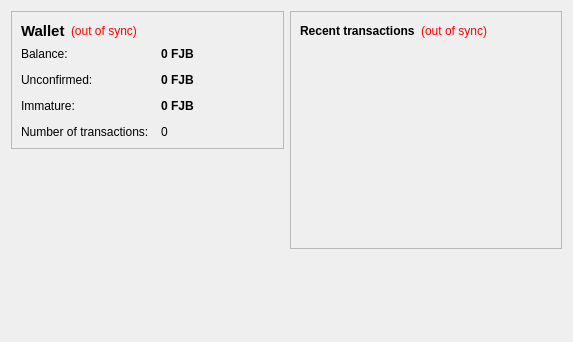
<?xml version="1.0" encoding="UTF-8"?>
<ui version="4.0">
 <class>OverviewPage</class>
 <widget class="QWidget" name="OverviewPage">
  <property name="geometry">
   <rect>
    <x>0</x>
    <y>0</y>
    <width>573</width>
    <height>342</height>
   </rect>
  </property>
  <property name="windowTitle">
   <string>Form</string>
  </property>
  <layout class="QHBoxLayout" name="horizontalLayout" stretch="1,1">
   <item>
    <layout class="QVBoxLayout" name="verticalLayout_2">
     <item>
      <widget class="QFrame" name="frame">
       <property name="frameShape">
        <enum>QFrame::StyledPanel</enum>
       </property>
       <property name="frameShadow">
        <enum>QFrame::Raised</enum>
       </property>
       <layout class="QVBoxLayout" name="verticalLayout_4">
        <item>
         <layout class="QHBoxLayout" name="horizontalLayout_4">
          <item>
           <widget class="QLabel" name="label_5">
            <property name="font">
             <font>
              <pointsize>11</pointsize>
              <weight>75</weight>
              <bold>true</bold>
             </font>
            </property>
            <property name="text">
             <string>Wallet</string>
            </property>
           </widget>
          </item>
          <item>
           <widget class="QLabel" name="labelWalletStatus">
            <property name="toolTip">
             <string>The displayed information may be out of date. Your wallet automatically synchronizes with the fjbcoin network after a connection is established, but this process has not completed yet.</string>
            </property>
            <property name="styleSheet">
             <string notr="true">QLabel { color: red; }</string>
            </property>
            <property name="text">
             <string notr="true">(out of sync)</string>
            </property>
            <property name="alignment">
             <set>Qt::AlignLeading|Qt::AlignLeft|Qt::AlignVCenter</set>
            </property>
           </widget>
          </item>
          <item>
           <spacer name="horizontalSpacer_2">
            <property name="orientation">
             <enum>Qt::Horizontal</enum>
            </property>
            <property name="sizeHint" stdset="0">
             <size>
              <width>40</width>
              <height>20</height>
             </size>
            </property>
           </spacer>
          </item>
         </layout>
        </item>
        <item>
         <layout class="QFormLayout" name="formLayout_2">
          <property name="fieldGrowthPolicy">
           <enum>QFormLayout::AllNonFixedFieldsGrow</enum>
          </property>
          <property name="horizontalSpacing">
           <number>12</number>
          </property>
          <property name="verticalSpacing">
           <number>12</number>
          </property>
          <item row="0" column="0">
           <widget class="QLabel" name="label">
            <property name="text">
             <string>Balance:</string>
            </property>
           </widget>
          </item>
          <item row="0" column="1">
           <widget class="QLabel" name="labelBalance">
            <property name="font">
             <font>
              <weight>75</weight>
              <bold>true</bold>
             </font>
            </property>
            <property name="cursor">
             <cursorShape>IBeamCursor</cursorShape>
            </property>
            <property name="toolTip">
             <string>Your current balance</string>
            </property>
            <property name="text">
             <string notr="true">0 FJB</string>
            </property>
            <property name="textInteractionFlags">
             <set>Qt::LinksAccessibleByMouse|Qt::TextSelectableByKeyboard|Qt::TextSelectableByMouse</set>
            </property>
           </widget>
          </item>
          <item row="1" column="0">
           <widget class="QLabel" name="label_3">
            <property name="text">
             <string>Unconfirmed:</string>
            </property>
           </widget>
          </item>
          <item row="1" column="1">
           <widget class="QLabel" name="labelUnconfirmed">
            <property name="font">
             <font>
              <weight>75</weight>
              <bold>true</bold>
             </font>
            </property>
            <property name="cursor">
             <cursorShape>IBeamCursor</cursorShape>
            </property>
            <property name="toolTip">
             <string>Total of transactions that have yet to be confirmed, and do not yet count toward the current balance</string>
            </property>
            <property name="text">
             <string notr="true">0 FJB</string>
            </property>
            <property name="textInteractionFlags">
             <set>Qt::LinksAccessibleByMouse|Qt::TextSelectableByKeyboard|Qt::TextSelectableByMouse</set>
            </property>
           </widget>
          </item>
          <item row="3" column="0">
           <widget class="QLabel" name="label_2">
            <property name="text">
             <string>Number of transactions:</string>
            </property>
           </widget>
          </item>
          <item row="3" column="1">
           <widget class="QLabel" name="labelNumTransactions">
            <property name="toolTip">
             <string>Total number of transactions in wallet</string>
            </property>
            <property name="text">
             <string notr="true">0</string>
            </property>
           </widget>
          </item>
          <item row="2" column="0">
           <widget class="QLabel" name="labelImmatureText">
            <property name="text">
             <string>Immature:</string>
            </property>
           </widget>
          </item>
          <item row="2" column="1">
           <widget class="QLabel" name="labelImmature">
            <property name="font">
             <font>
              <weight>75</weight>
              <bold>true</bold>
             </font>
            </property>
            <property name="toolTip">
             <string>Mined balance that has not yet matured</string>
            </property>
            <property name="text">
             <string notr="true">0 FJB</string>
            </property>
            <property name="textInteractionFlags">
             <set>Qt::LinksAccessibleByMouse|Qt::TextSelectableByKeyboard|Qt::TextSelectableByMouse</set>
            </property>
           </widget>
          </item>
         </layout>
        </item>
       </layout>
      </widget>
     </item>
     <item>
      <spacer name="verticalSpacer">
       <property name="orientation">
        <enum>Qt::Vertical</enum>
       </property>
       <property name="sizeHint" stdset="0">
        <size>
         <width>20</width>
         <height>40</height>
        </size>
       </property>
      </spacer>
     </item>
    </layout>
   </item>
   <item>
    <layout class="QVBoxLayout" name="verticalLayout_3">
     <item>
      <widget class="QFrame" name="frame_2">
       <property name="frameShape">
        <enum>QFrame::StyledPanel</enum>
       </property>
       <property name="frameShadow">
        <enum>QFrame::Raised</enum>
       </property>
       <layout class="QVBoxLayout" name="verticalLayout">
        <item>
         <layout class="QHBoxLayout" name="horizontalLayout_2">
          <item>
           <widget class="QLabel" name="label_4">
            <property name="text">
             <string>&lt;b&gt;Recent transactions&lt;/b&gt;</string>
            </property>
           </widget>
          </item>
          <item>
           <widget class="QLabel" name="labelTransactionsStatus">
            <property name="toolTip">
             <string>The displayed information may be out of date. Your wallet automatically synchronizes with the fjbcoin network after a connection is established, but this process has not completed yet.</string>
            </property>
            <property name="styleSheet">
             <string notr="true">QLabel { color: red; }</string>
            </property>
            <property name="text">
             <string notr="true">(out of sync)</string>
            </property>
            <property name="alignment">
             <set>Qt::AlignRight|Qt::AlignTrailing|Qt::AlignVCenter</set>
            </property>
           </widget>
          </item>
          <item>
           <spacer name="horizontalSpacer">
            <property name="orientation">
             <enum>Qt::Horizontal</enum>
            </property>
            <property name="sizeHint" stdset="0">
             <size>
              <width>40</width>
              <height>20</height>
             </size>
            </property>
           </spacer>
          </item>
         </layout>
        </item>
        <item>
         <widget class="QListView" name="listTransactions">
          <property name="styleSheet">
           <string notr="true">QListView { background: transparent; }</string>
          </property>
          <property name="frameShape">
           <enum>QFrame::NoFrame</enum>
          </property>
          <property name="verticalScrollBarPolicy">
           <enum>Qt::ScrollBarAlwaysOff</enum>
          </property>
          <property name="horizontalScrollBarPolicy">
           <enum>Qt::ScrollBarAlwaysOff</enum>
          </property>
          <property name="selectionMode">
           <enum>QAbstractItemView::NoSelection</enum>
          </property>
         </widget>
        </item>
       </layout>
      </widget>
     </item>
     <item>
      <spacer name="verticalSpacer_2">
       <property name="orientation">
        <enum>Qt::Vertical</enum>
       </property>
       <property name="sizeHint" stdset="0">
        <size>
         <width>20</width>
         <height>40</height>
        </size>
       </property>
      </spacer>
     </item>
    </layout>
   </item>
  </layout>
 </widget>
 <resources/>
 <connections/>
</ui>
